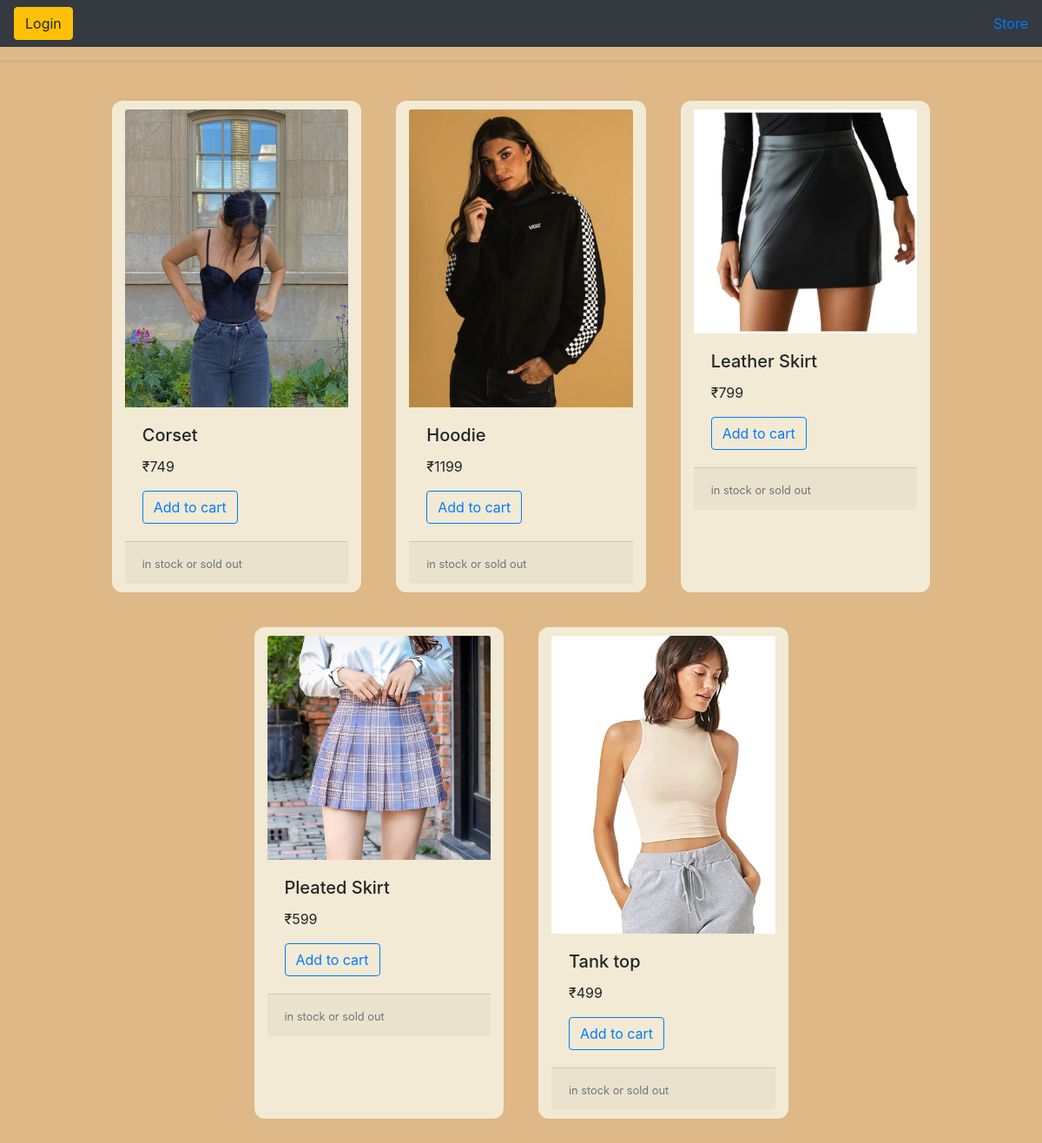
Before: / with the older database file.
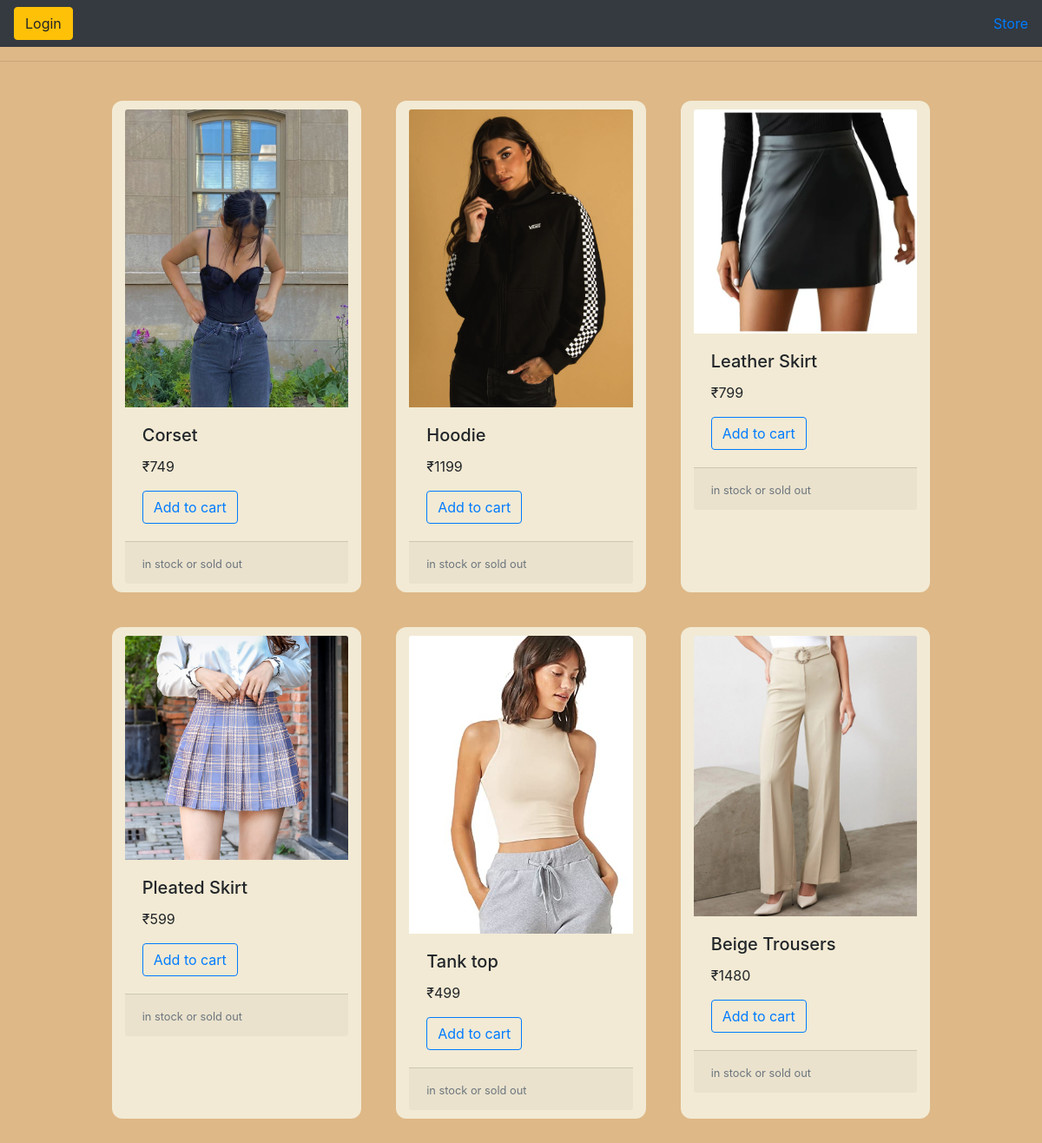
After: the same page with the newer database file.
### app/models.py (models this page shows, shortened)
class Product(models.Model):
    item = models.CharField(null=True, max_length= 200)
    image = models.ImageField(blank=True, null=True)
    price = models.IntegerField(null = True)
    TAG_CHOICES = ((True, 'Fragile'), (False, 'Non-Fragile'))
    tag = models.BooleanField(choices = TAG_CHOICES, null=True)
    instocknumber = models.IntegerField(null=True)
    availability = models.BooleanField(null=True)
    @property
    def imageURL(self):
        try:
            url = self.image.url
        except:
            url = ''
        return url

### app/views.py (the view)
# urls.py: path('', views.store, name='store'),
def store(suman):
    things = Product.objects.all()
    context = {'things': things}
    return render(suman, 'store.html', context)

### app/templates/store.html
{% include 'main.html' %}
{% load static %}
<link rel="stylesheet" type="text/css" href="{% static 'css/allstyle.css' %}">
{% block content %}
    <body>
        <div class="row" style="margin:25px;justify-content: center;">
          {% for thing in things %}
            <div class="col-lg-3" style="background-color: rgb(242, 234, 212); border-radius: 12px; padding-top: 10px;padding-bottom: 10px; margin: 20px; justify-content: space-around;">
              <img class="card-img-top" src="{{thing.imageURL}}" alt="Card image cap">
              <div class="card-body">
                <h5 class="card-title">{{thing.item}}</h5>
                <p class="card-text">₹{{thing.price}}</p>
                <button class="btn btn-outline-primary add-btn update-cart" data-action="add" data-thing={{thing.id}} onclick="myFunction()">Add to cart</button>
              </div>
              <div class="card-footer">
                <small class="text-muted">in stock or sold out</small>
              </div>
            </div>
          {% endfor %}
        </div>
    </body>
{% endblock content %}

### app/templates/main.html (shortened to what this page needs)
<!DOCTYPE html>
<html lang="en">
<head>
    {% load static %}
    <link rel="stylesheet" type="text/css" href="{% static 'css/allstyle.css' %}">
</head>
<body>
<nav class="navbar navbar-dark bg-dark">
    <button type="button" class="btn btn-warning" style="display: flex; justify-content: right;">Login</button>
    <a href="#">Store</a>
  </nav>
    <hr>
<link rel="stylesheet" href="https://cdn.jsdelivr.net/npm/bootstrap@4.0.0/dist/css/bootstrap.min.css">
</body>
</html>

### static1/css/allstyle.css (style rules this page uses)
body { background-color: burlywood; }

Changed rows visible on the page:
added Product: imageURL (picture), item "Beige Trousers", price "1480"
